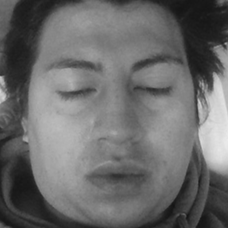
#> input picture my-image.png, 228 x 228 px; its folder holds only this picture in this run
$ python -i reconocer.py   (imports and definitions only)
#> lines starting #> are read from the running program, lines starting #| are printed output that depends on the picture; after the words box and inside, x2 and y2 are one past the last pixel; in counts of white or black regions, pixels touching at a corner belong together
import cv2
import train, detect, config, imutils, argparse
from os import remove
import pickle
from PIL import Image, ImageFilter
import numpy as np

# [21 lines left out: functions RecognizeFace, RecognizeFace, not called in this run]

def validacionRecorteRostro(imgPath):
    #Cargamos el archivo con los datos xml del rostro
#> called with imgPath = 'my-image.png'
    face_cascade = cv2.CascadeClassifier("cascades/haarcascade_frontalface_alt2.xml")
    #Leemos la imagen
    img = cv2.imread(imgPath)
#> img is the input picture: shape (228, 228, 3); min 20, max 235, mean 106.2
    rostrosDetectado=False
    img_gris = cv2.cvtColor(img, cv2.COLOR_BGR2GRAY)
    array_rostros = face_cascade.detectMultiScale(img_gris, 1.3, 5)
#> array_rostros = [[12, 11, 207, 207]]
    #Detectamos si existen rostros
    for (x,y,w,h) in array_rostros:
        #Bandera que indica si existen rostros o no
        rostrosDetectado = True
        cv2.rectangle(img,(x,y),(x+w,y+h),(125,255,0),2)
        roi = img[y:y+h,x:x+w]
        #Guardamos la imagen con el rostro recortado
        cv2.imwrite(imgPath,roi)
#> this loop made 1 pass
#> pass 1, in validacionRecorteRostro, `roi = img[y:y+h,x:x+w]`:
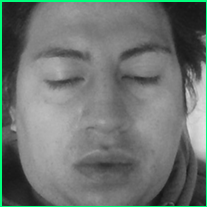
#> roi: shape (207, 207, 3); mean B, G, R 113.2, 116.9, 109.6
#> after the loop:
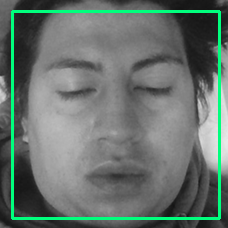
#> img: shape (228, 228, 3); 4.77% of pixels changed, all inside (x1, y1, x2, y2) = (11, 10, 221, 220)

    if rostrosDetectado == False:
        return("Error")
    else:
        #Proceso de transformación y afinamiento de la imagen
        foto = Image.open(imgPath).convert('L')
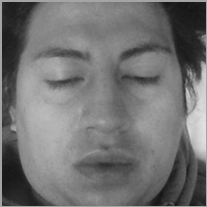
#> foto: PIL image 207x207 L; min 20, max 227, mean 114.3
        #Laplace
        coeficientes = [1, 1, 1, 1, -8, 1, 1, 1, 1]
        datos_laplace = foto.filter(ImageFilter.Kernel((3,3), coeficientes, 1)).getdata()
        #datos de la imagen
        datos_imagen = foto.getdata()
        #factor de escalado
        w = 1 / 5
        #datos de imagen menos datos de Laplace escalados
        datos_nitidez = [datos_imagen[x] - (w * datos_laplace[x]) for x in range(len(datos_laplace))]
#> datos_nitidez = 42849 items
        imagen_nitidez = Image.new('L', foto.size)
#> imagen_nitidez: PIL image 207x207 L; every value is 0
        imagen_nitidez.putdata(datos_nitidez)
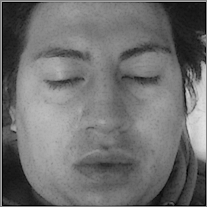
#> imagen_nitidez: PIL image 207x207 L; min 0, max 227, mean 111.6
        imagen_nitidez.save(imgPath)
        foto.close()
        imagen_nitidez.close()
        return ("Succesfully")


# [59 lines left out: function deteccionRostro, not called in this run]

>>> result = validacionRecorteRostro('my-image.png')

$ run again, on index.png
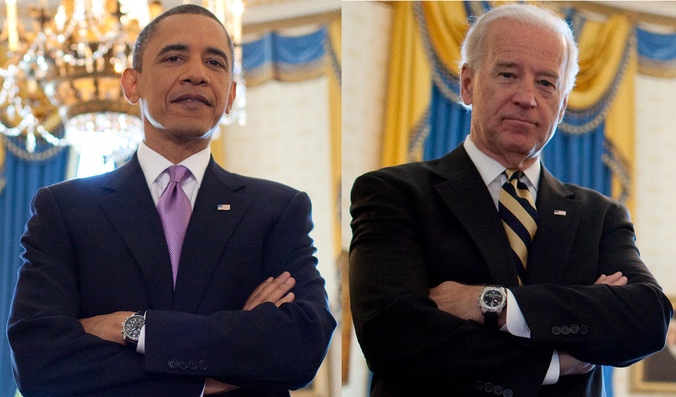
#> input picture index.png, 676 x 397 px
#> in validacionRecorteRostro, img is the input picture: shape (397, 676, 3); mean B, G, R 87, 92.9, 103.3
#> array_rostros = [[140, 17, 107, 107], [476, 37, 101, 101]]
#> the loop in validacionRecorteRostro, `for (x,y,w,h) in array_rostros:` made 2 passes
#> pass 1, in validacionRecorteRostro, `roi = img[y:y+h,x:x+w]`:
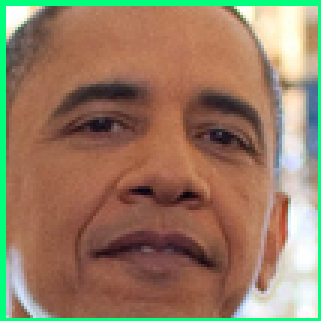
#> roi: shape (107, 107, 3) (shown 3 times larger); mean B, G, R 98.6, 123.5, 149.7
#> datos_nitidez = 10201 values, max 250 at index 10074, min -21 at index 4714, mean 112.1
#> in validacionRecorteRostro, `imagen_nitidez.putdata(datos_nitidez)`:
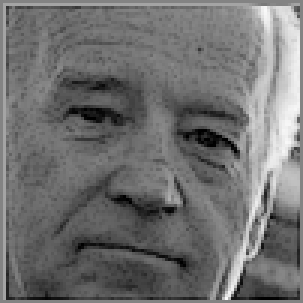
#> imagen_nitidez: PIL image 101x101 L (shown 3 times larger); min 0, max 250, mean 112

$ run again, on andres.jpg
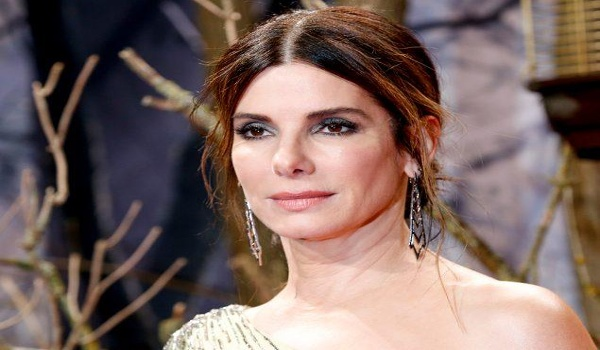
#> input picture andres.jpg, 600 x 350 px
#> in validacionRecorteRostro, img is the input picture: shape (350, 600, 3); mean B, G, R 97.1, 102.3, 123.8
#> in validacionRecorteRostro, `img_gris = cv2.cvtColor(img, cv2.COLOR_BGR2GRAY)`:
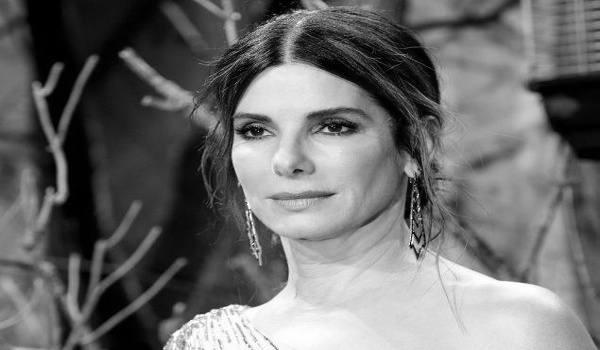
#> img_gris: shape (350, 600); min 0, max 255, mean 108.1
#> array_rostros = [[211, 65, 164, 164]]
#> the loop in validacionRecorteRostro, `for (x,y,w,h) in array_rostros:` made 1 pass
#> datos_nitidez = 26896 items
#> in validacionRecorteRostro, `imagen_nitidez.putdata(datos_nitidez)`:
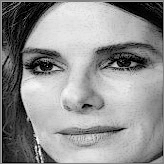
#> imagen_nitidez: PIL image 164x164 L; min 0, max 253, mean 144.8
